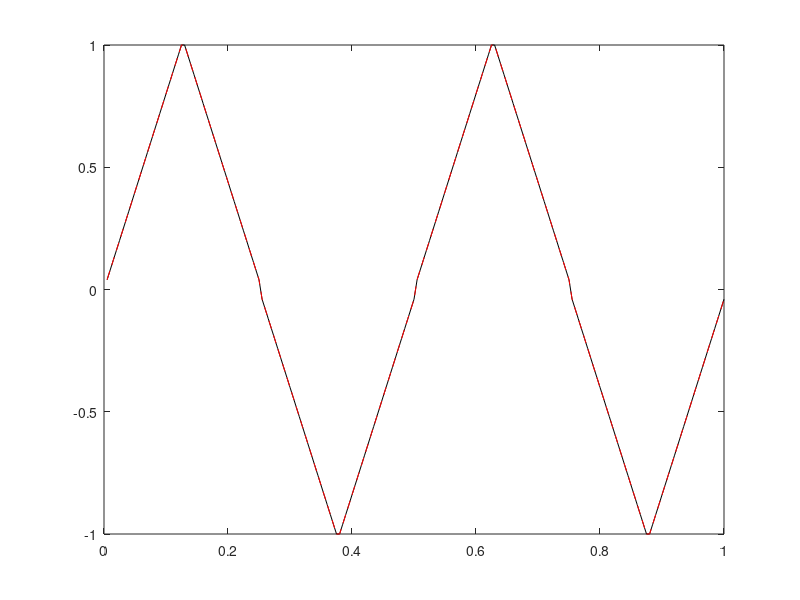

Write the MATLAB code that produced this figure.
clear all, close all, clc
dx = 0.005;
L = 1;
x = dx:dx:L;

% f = sin(x*2*pi);

f1 = (1:1:25)/25;
f2 = (25:-1:1)/25;
f3 = -1*f1;
f4 = -1*f2;
f = [f1 f2 f3 f4 f1 f2 f3 f4];



fFS = zeros(size(x));
A0 = (2/L)*sum(f.*ones(size(x)))*dx;

plot(x,f)
set(gcf,'Position',[-1200 500 600 400])
hold on


for j = 2:2:100
    hold off
    plot(x,f,'k')
   axis([0 1 -1 1])
    fFs = A0/2;   
for n=1:j
    An = (2/L)*sum(f.*cos(2*pi*n*x/L))*dx;
    Bn = (2/L)*sum(f.*sin(2*pi*n*x/L))*dx;
    fFs = fFs + An*cos(2*pi*n*x/L) + Bn*sin(2*pi*n*x/L);
end
hold on
plot(x,fFs,'r--')
drawnow
pause(0.1)
end

    
    
    